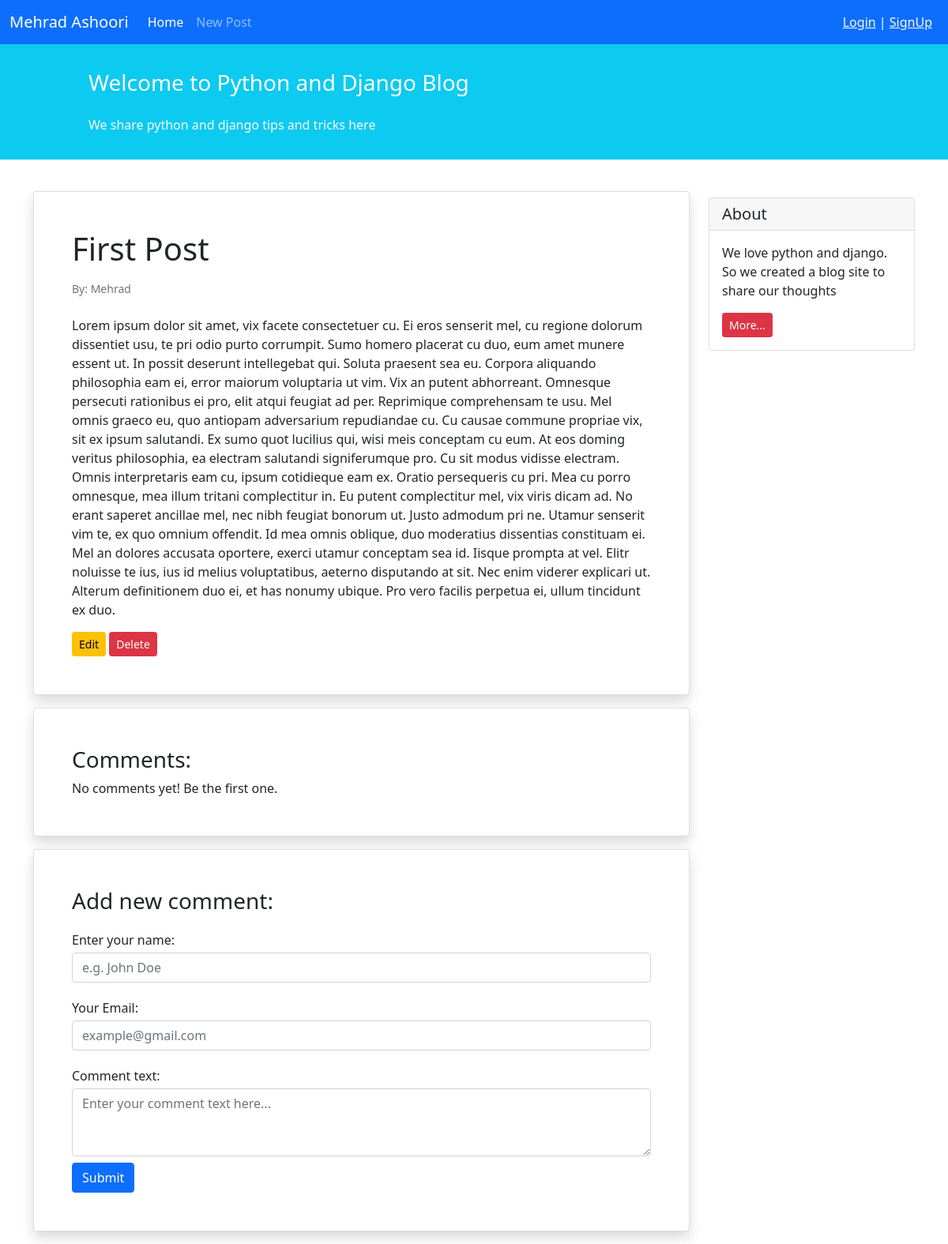
Page /blog/1/ on the committed database.
### blog/models.py (models this page shows, shortened)
class Post(models.Model):
    STATUS_CHOICES = (
        ('pub', 'Published'),
        ('drf', 'Draft'),
    )
    title = models.CharField(max_length=100)
    text = models.TextField()
    author = models.ForeignKey('auth.User', on_delete=models.CASCADE)
    datetime_created = models.DateTimeField(auto_now_add=True)
    datetime_modified = models.DateTimeField(auto_now=True)
    status = models.CharField(choices=STATUS_CHOICES, max_length=3)

### blog/views.py (the view)
# urls.py: path('<int:pk>/', views.PostDetailView.as_view(), name='posts_detail'),
class PostDetailView(generic.DetailView):
    model = Post
    template_name = 'blog/post_detail.html'
    context_object_name = 'post'  # be soorat atomatic khodesh set mikone pas age nabashe ham moshkeli nist

### blog/templates/blog/post_detail.html (shortened to what this page needs)
{% extends '_base.html' %}
{% block content %}
    <div class="container mt-4">
        <div class="row">
            <div class="col-9">
                <div class="card shadow my-3 p-5">
                    <h1>{{ post.title }}</h1>
                    <p class="small text-muted mt-2">By: {{ post.author }}</p>
                    <p class="mt-2">{{ post.text }}</p>
                    <div>
                        <a href="{% url 'post_update' post.id %}" class="btn btn-sm btn-warning">Edit</a>
                        <a href="{% url 'post_delete' post.id %}" class="btn btn-sm btn-danger">Delete</a>
                    </div>
                </div>
                <div class="card shadow my-3 p-5">
                    <h3>Comments:</h3>
                    No comments yet! Be the first one.
                </div>
                <div class="card shadow my-3 p-5">
                    <h3>Add new comment:</h3>
                    <form method="POST">
                        <div class="form-group py-2">
                            <label class="py-1" for="author_name">Enter your name:</label>
                            <input type="text" class="form-control" placeholder="e.g. John Doe" name="author_name">
                        </div>
                        <div class="form-group py-2">
                            <label class="py-1" for="email">Your Email:</label>
                            <input type="email" class="form-control" placeholder="example@gmail.com" name="email">
                        </div>
                        <div class="form-group py-2">
                            <label class="py-1" for="comment_text">Comment text:</label>
                            <textarea class="form-control" name="text" rows="3"
                                      placeholder="Enter your comment text here..."></textarea>
                        </div>
                        <button type="submit" class="btn btn-primary">Submit</button>
                    </form>
                </div>
            </div>
            <div class="col-3">
                <div class="card my-4">
                    <h5 class="card-header">About</h5>
                    <div class="card-body">
                        <p class="card-text">We love python and django. So we created a blog site to share our
                            thoughts</p>
                        <a href="#"
                           class="btn btn-sm btn-danger">
                            More...
                        </a>
                    </div>
                </div>
            </div>
        </div>
    </div>
{% endblock %}

### rows in the picture
Post: title "First Post", author "Mehrad", text "Lorem ipsum dolor sit amet, vix facete consectetuer cu. Ei eros senserit mel, cu regione dolorum dissentiet usu, te pri odio purto corrumpit. Sumo homero placerat cu duo, eum amet munere essent ut. In possit deserunt intellegebat qui. Soluta praesent sea eu. Corpora aliquando philosophia eam ei, error maiorum voluptaria ut vim. Vix an putent abhorreant. Omnesque persecuti rationibus ei pro, elit atqui feugiat ad per. Reprimique comprehensam te usu. Mel omnis graeco eu, quo antiopam adversarium repudiandae cu. Cu causae commune propriae vix, sit ex ipsum salutandi. Ex sumo quot lucilius qui, wisi meis conceptam cu eum. At eos doming veritus philosophia, ea electram salutandi signiferumque…"
